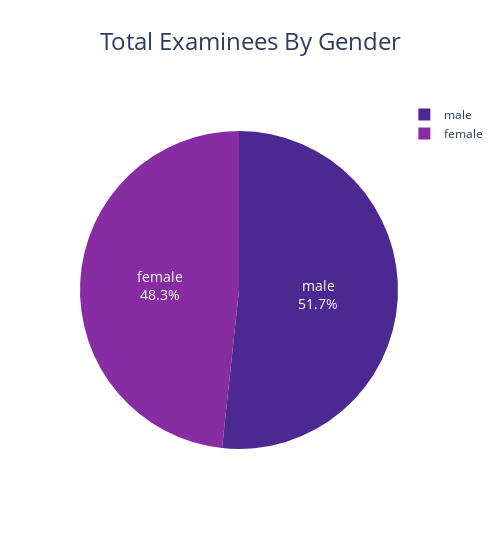

Here is the notebook cell this chart was saved with:
### Markdown cell above
### Total examinees by gender

### Code cell
fig_pie_gender = create_pi_chart(df_source = exam_scores_df, 
                                 feature_name = "gender", 
                                 fig_title = "Total examinees by gender")


fig_pie_gender.show();

### Figure 1 — Plotly figure (JSON) as saved in the notebook; plotly's stock layout.template omitted (floating-point values rounded to 4 significant figures)
{"data": [{"domain": {"x": [0, 1], "y": [0, 1]}, "hovertemplate": "<b>%{label}</b><br><br>Total: %{value}</br>Percent: %{percent}", "labels": ["male", "female"], "legendgroup": "", "name": "", "showlegend": true, "textfont": {"color": "white", "size": 14}, "textinfo": "label+percent", "textposition": "inside", "type": "pie", "values": [517, 483]}], "layout": {"legend": {"tracegroupgap": 0}, "piecolorway": ["rgb(75, 41, 145)", "rgb(135, 44, 162)", "rgb(192, 54, 157)", "rgb(234, 79, 136)", "rgb(250, 120, 118)", "rgb(246, 169, 122)", "rgb(237, 217, 163)"], "title": {"font": {"size": 24}, "text": "Total Examinees By Gender", "x": 0.5}, "width": 500}}
